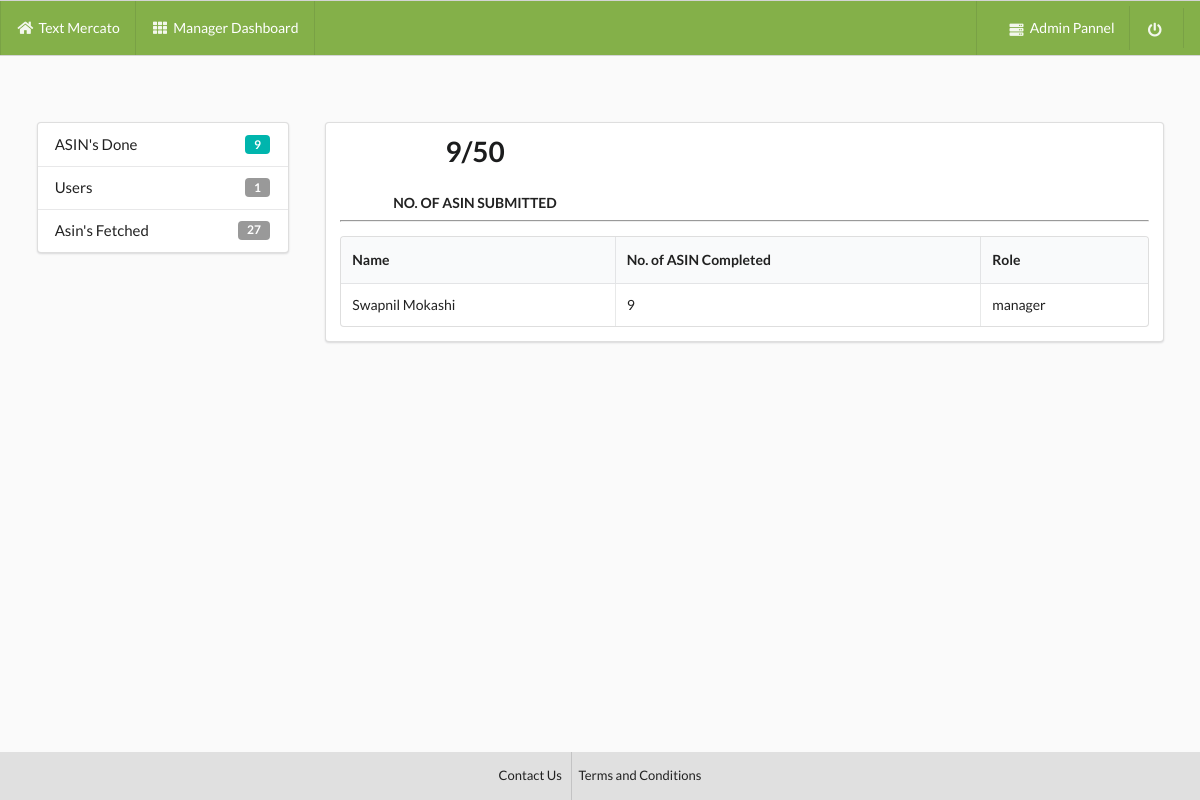
The page /manager/ on the database as committed earlier.
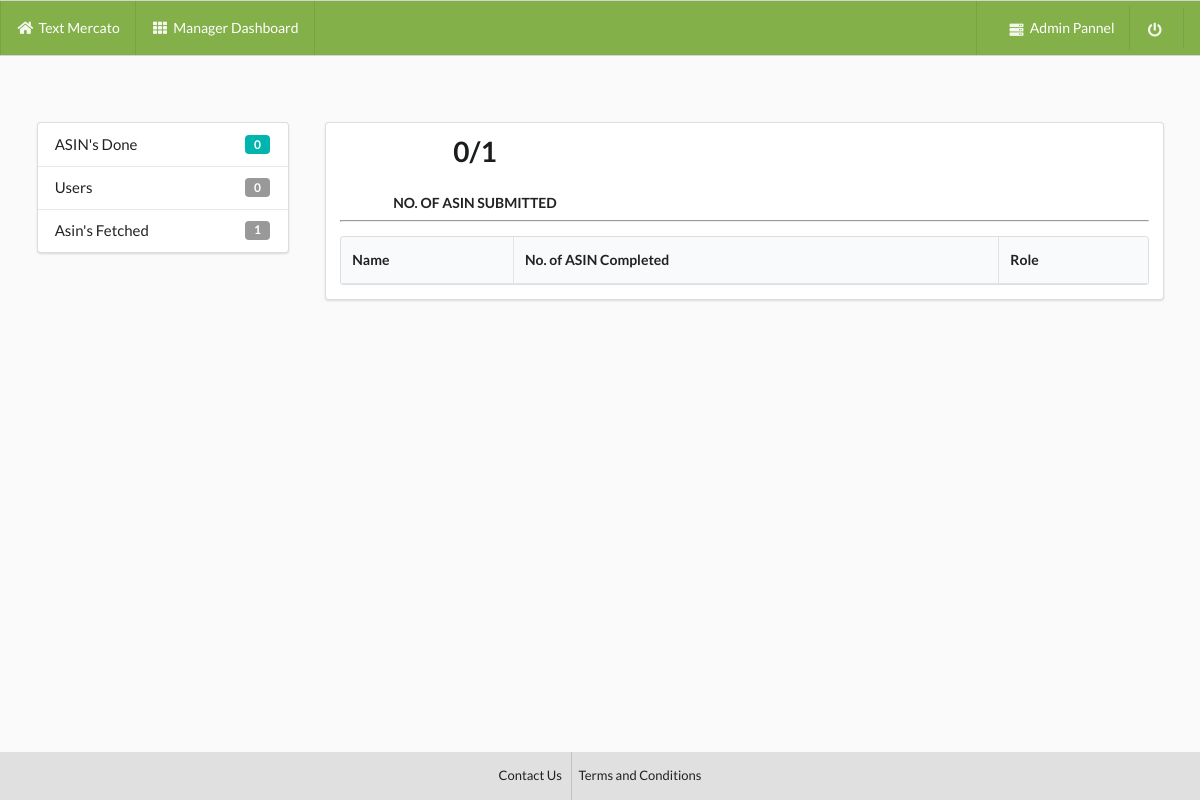
The same page on the database as committed later.
### app/models.py (models this page shows, shortened)
class empDetail(models.Model):
    name = models.CharField(max_length=10000, blank=True, null=True)
    asin_done_c = models.IntegerField(default=0,blank=True, null=True)
    email = models.CharField(max_length=1000,blank=True, null=True)
    roles = models.CharField(max_length=1000,blank=True, null=True)

### app/views.py (the view)
# urls.py: url(r'^manager/',views.manager,name="manager"),
def manager(request):
    data1 = asinDetail.objects.all()
    total_asin = data1.count()
    data2 = asinDetail.objects.filter(status=True)
    done_asin = data2.count()
    data3 = empDetail.objects.filter(~Q(roles="admin"))
    total_user = data3.count()
    data4 = asinDetail.objects.filter(extracted=True)
    asin_fetch = data4.count()
    context = {
        'total_asin':total_asin,
        'done_asin':done_asin,
        'total_user':total_user,
        'asin_fetch':asin_fetch,
        'data3':data3
        }
    return render(request,'manager.html',context=context)

### templates/manager.html (shortened to what this page needs)
<!DOCTYPE html>
{% load staticfiles %}
<html lang="en" dir="ltr">
  <head>
    <link rel="stylesheet" href="https://cdn.jsdelivr.net/npm/semantic-ui@2.4.0/dist/semantic.min.css">
  </head>
  <body style="background:#fafafa;">
    <div class="ui attached menu" style="background:#84b049; height:7%;">
  <div class="ui container">
    <a class="item" style="color:#ffffff;">
      <i class="home icon" style="color:#ffffff;"></i> Text Mercato
    </a>
    <a class="item" style="color:#ffffff;">
      <i class="grid layout icon" style="color:#ffffff;"></i>Manager Dashboard
    </a>
  </div>
  <div class="right item">
     <a class="item" style="color:#ffffff;" href="{% url 'admin:index' %}" target="_blank">
      <i class="server icon" style="color:#ffffff;"></i>Admin Pannel</a>
      <a class="item" style="color:#ffffff;" href="{% url 'app:index' %}">
        <i class="power off icon" style="color:#ffffff;"></i></a>
    </div>
</div>
    <div class="ui container raised" style="margin-top:5.5%;">
    <div class="ui grid">
      <div class="four wide column segment">
        <div class="ui large vertical menu">
        <a class="teal item">
          ASIN's Done
          <div class="ui teal left label">{{done_asin}}</div>
        </a>
        <a class="teal item">
          Users
          <div class="ui label">{{total_user}}</div>
        </a>
        <a class="teal item" href="{% url 'app:fetch_asin' %}">
          Asin's Fetched
          <div class="ui label">{{asin_fetch}}</div>
        </a>
      </div>
 </div>
  <div class="twelve wide stretched column">
    <div class="ui segment">
      <div class="ui container">
          <div class="ui three statistics">
  <div class="statistic">
    <div class="text value">
      {{done_asin}}/{{total_asin}}
    </div>
    <div class="label">
      No. of ASIN Submitted
    </div>
  </div>
</div>
      </div>
      <hr>
      <table class="ui selectable celled table">
    <thead>
      <tr>
        <th>Name</th>
        <th>No. of ASIN Completed</th>
        <th>Role</th>
      </tr>
    </thead>
    <tbody>
      {% for i in data3 %}
      <tr>
        <td>{{i.name}}</td>
        <td>{{i.asin_done_c}}</td>
        <td>{{i.roles}}</td>
      </tr>
      {% endfor %}
    </tbody>
  </table>
    </div>
  </div>
</div>
</div>
 <footer style="position:fixed;bottom:0; width:100%;">
   <div style="background:#e0e0e0;">
      <div class="ui center aligned container">
        <div class="ui horizontal small divided link list">
          <a class="item" href="#" style="color:#212121; padding-top:10%; padding-bottom:10%;">Contact Us</a>
          <a class="item" href="#" style="color:#212121; padding-top:10%; padding-bottom:10%;">Terms and Conditions</a>
        </div>
      </div>
    </div>
 </footer>
  </body>
</html>

Rows that differ between the two databases and show on the page:
removed empDetail: name "Swapnil Mokashi", asin_done_c "9", roles "manager"
Other text that changed with them:
{{ done_asin }}: "9" → "0"
{{ total_user }}: "1" → "0"
{{ asin_fetch }}: "27" → "1"
{{ total_asin }}: "50" → "1"
